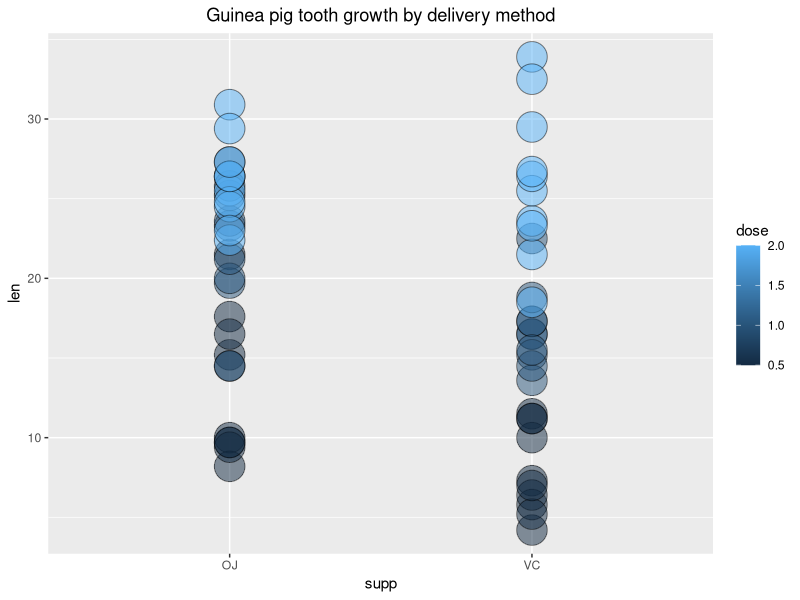
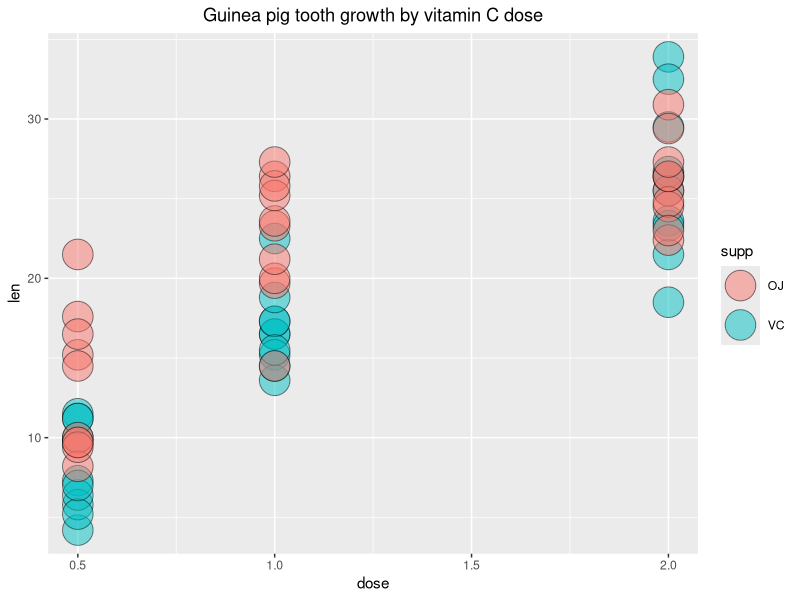

Source code (R) for these figures, in order:
## ---- chunk 1
data(ToothGrowth)
head(ToothGrowth)
## ---- chunk 2
summary(ToothGrowth)
## ---- chunk 3
library(ggplot2)
g <- ggplot(ToothGrowth, aes(x = supp, y = len, group = factor(dose)))
g <- g  + geom_point(size =10, pch = 21, aes(fill = dose), alpha = .5)+ggtitle("Guinea pig tooth growth by delivery method")
g+theme(plot.title = element_text(hjust = 0.5))
## ---- chunk 4
g <- ggplot(ToothGrowth, aes(x = dose, y = len, group=factor(supp)))
g <- g  + geom_point(size =10, pch = 21, aes(fill = supp), alpha = .5)+ggtitle("Guinea pig tooth growth by vitamin C dose")
g+theme(plot.title = element_text(hjust = 0.5))
## ---- chunk 5
# grouping by supp
vc_group<-ToothGrowth[ToothGrowth$supp=="VC",]
oj_group<-ToothGrowth[ToothGrowth$supp=="OJ",]

# grouping by dose
dose_group1<-ToothGrowth[ToothGrowth$dose==.5,]
dose_group2<-ToothGrowth[ToothGrowth$dose==1,]
dose_group3<-ToothGrowth[ToothGrowth$dose==2,]
## ---- chunk 6
t.test(x = vc_group$len,y = oj_group$len,mu = 0,paired = FALSE, var.equal = TRUE, alternative = "less")
## ---- chunk 7
t.test(x = dose_group1$len,y = dose_group2$len,mu = 0,paired = FALSE, var.equal = FALSE,alternative = "less")
## ---- chunk 8
t.test(x = dose_group2$len,y = dose_group3$len,mu = 0,paired = FALSE, var.equal = FALSE,alternative = "less")
